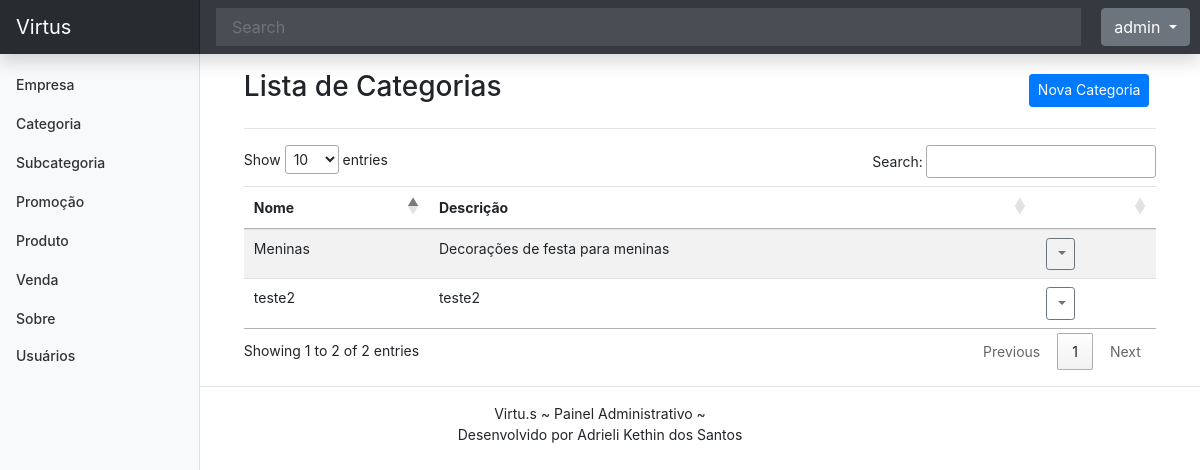
The app's page /listar/categoria/ (signed in), older data.
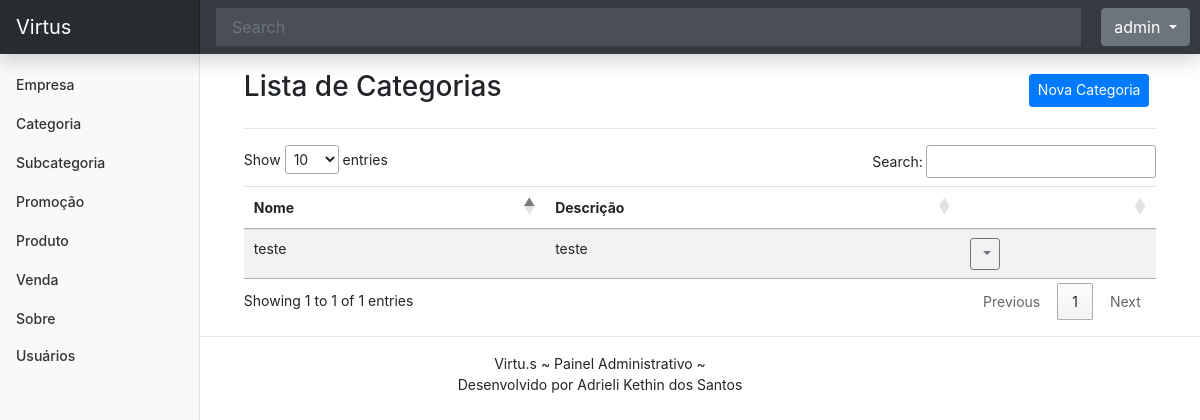
The same page, newer data.
### cadastros/models.py (models this page shows, shortened)
class Categoria(models.Model):
    nome = models.CharField(max_length=50)
    descricao = models.CharField(max_length=100, verbose_name="descrição")
    data_inclusao = models.DateTimeField(auto_now_add=True, verbose_name="data inclusão")
    data_alteracao = models.DateTimeField(auto_now=True, verbose_name="data alteração")
    data_exclusao = models.DateTimeField(
        verbose_name="data exclusão", null=True)
    cadastrado_por = models.ForeignKey(User, on_delete=models.PROTECT, null=True, related_name='categoria_cadastrada')
    alterado_por = models.ForeignKey(User, on_delete=models.PROTECT, null=True, related_name='categoria_atualizada')

### cadastros/views.py (the view)
# urls.py: path("listar/categoria/", CategoriaList.as_view(), name="listar-categoria"),
class CategoriaList(ListView, LoginRequiredMixin):
    model = Categoria
    template_name = "cadastros/list/categoria.html"

### cadastros/templates/cadastros/list/categoria.html (shortened to what this page needs)
{% extends 'paginas/modelo.html' %}
{% load static %}
{% block conteudo %}
<div class="row justify-content-center align-items-center mt-3">
    <div class="col-md-10">
        <h3 class="">Lista de Categorias</h3>
    </div>
    <div class="col-md">
        <a href="{% url 'cadastrar-categoria' %}" class="btn btn-primary btn-sm">
            Nova Categoria
        </a>
    </div>
</div>
<hr>
<div class="table-responsive-lg">
    <table id="tabela-categorias" class="table table-striped">
        <thead>
            <tr>
                <th>Nome</th>
                <th>Descrição</th>
                <th></th>
            </tr>
        </thead>
        <tbody>
            {% for obj in object_list %}
            <tr class="">
                <td>{{ obj.nome }}</td>
                <td>{{ obj.descricao }}</td>
                <td>
                    <div class="dropdown">
                        <a class="btn btn-sm btn-outline-secondary dropdown-toggle" href="#" role="button"
                            data-bs-toggle="dropdown" aria-expanded="false">
                        </a>
                    </div>
                </td>
            </tr>
            {% empty %}
            <tr>
                <th colspan="100%">Nenhum registro encontrado.</th>
            </tr>
            {% endfor %}
        </tbody>
    </table>
</div>
{% endblock %}

Row changes from the older to the newer data that the page shows:
removed Categoria: nome "Meninas", descricao "Decorações de festa para meninas"
removed Categoria: nome "teste2", descricao "teste2"
added Categoria: nome "teste", descricao "teste"
Text that changed along with them:
text written by a page script: "Show entries Search: Showing 1 to 2 of 2 entries Previous 1 Next" → "Show entries Search: Showing 1 to 1 of 1 entries Previous 1 Next"
